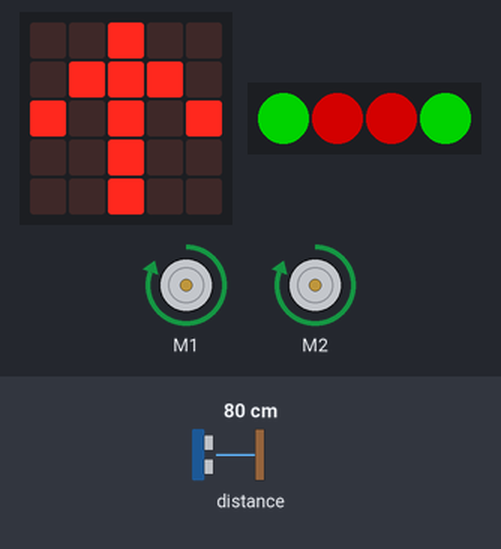
Simulated run of this program. Board: BBC micro:bit (MakeCode). Shown: the board's 5×5 LED display, 4 RGB LEDs in strip order, left to right, 2 × DC motor (green arrow = forward, orange = backward, longer = faster). The inputs (shaded band) are chosen by the test bench; at power-on: distance to the obstacle 80 cm. Dim RGB values are drawn brighter than linear.

Above: at 5.8 s.
5.9 s: distance to the obstacle set to 11 cm
7.6 s: distance to the obstacle set to 8 cm
At 8.7 s:
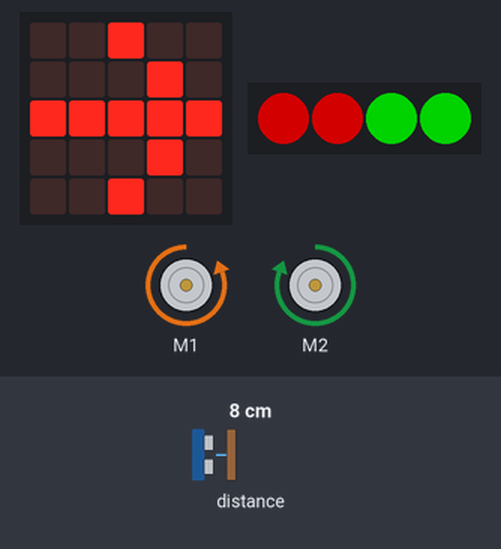
9.8 s: distance to the obstacle set to 18 cm
At 10.6 s:
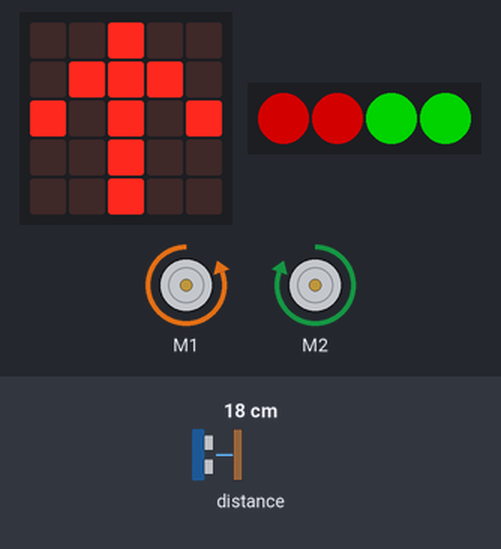
12.3 s: distance to the obstacle set to 2 cm
At 13.1 s:
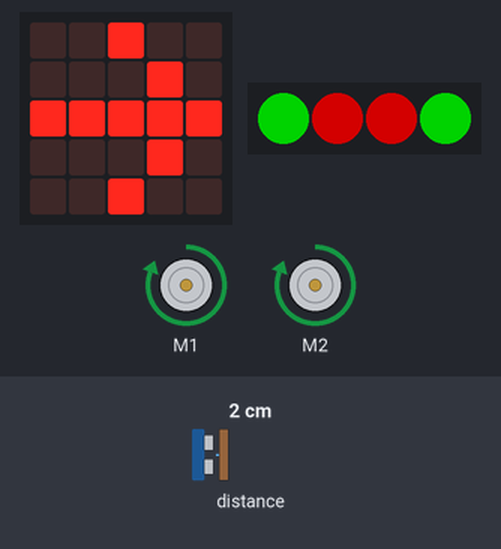
14.8 s: distance to the obstacle set to 35 cm
At 16.6 s:
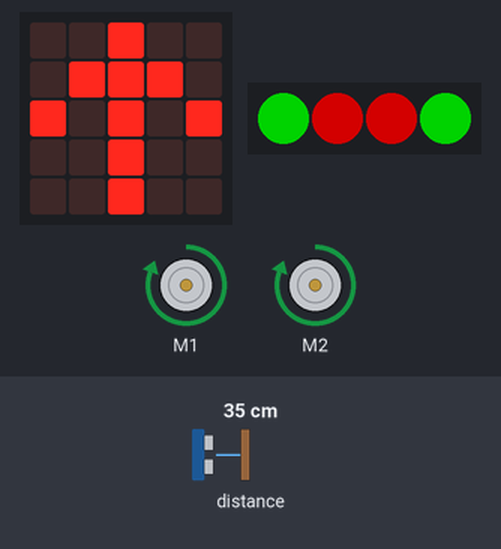
Timing chart, 0 to 18.1 s (numbered marks = the images above; inputs shaded):
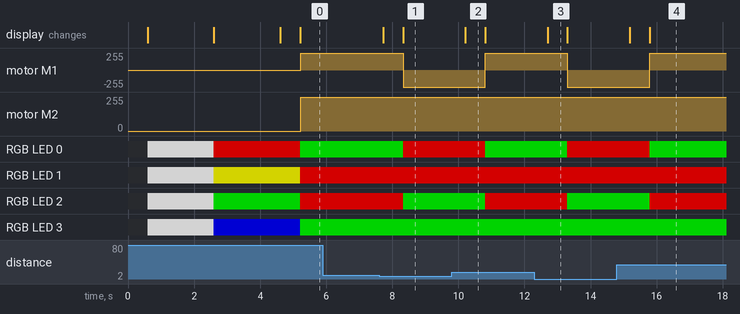

The program:

main.ts
```typescript
function ColorStrip (color1: number, color2: number, color3: number, color4: number) {
    strip.setPixelColor(0, color1)
    strip.setPixelColor(1, color2)
    strip.setPixelColor(2, color3)
    strip.setPixelColor(3, color4)
    strip.show()
}
function D () {
    DroiteLent(255)
}
function DroiteLent (vitesse: number) {
    basic.showArrow(ArrowNames.East)
    maqueen.motorStop(maqueen.Motors.M1)
    maqueen.motorRun(maqueen.Motors.M2, maqueen.Dir.CW, vitesse)
    ColorStrip(neopixel.colors(NeoPixelColors.Red), neopixel.colors(NeoPixelColors.Red), neopixel.colors(NeoPixelColors.Green), neopixel.colors(NeoPixelColors.Green))
}
function DroiteRapide (vitesse1: number, vitesse2: number) {
    basic.showArrow(ArrowNames.East)
    maqueen.motorRun(maqueen.Motors.M1, maqueen.Dir.CCW, vitesse1)
    maqueen.motorRun(maqueen.Motors.M2, maqueen.Dir.CW, vitesse2)
    ColorStrip(neopixel.colors(NeoPixelColors.Red), neopixel.colors(NeoPixelColors.Red), neopixel.colors(NeoPixelColors.Green), neopixel.colors(NeoPixelColors.Green))
}
function ArG () {

}
function AvD () {
    DroiteRapide(255, 255)
}
function Reculer (vitesse: number) {
    basic.showArrow(ArrowNames.South)
    maqueen.motorRun(maqueen.Motors.All, maqueen.Dir.CCW, vitesse)
    ColorStrip(neopixel.colors(NeoPixelColors.Red), neopixel.colors(NeoPixelColors.Green), neopixel.colors(NeoPixelColors.Green), neopixel.colors(NeoPixelColors.Red))
}
function G () {
    GaucheLent(255)
}
function GaucheRapide (vitesse1: number, vitesse2: number) {
    basic.showArrow(ArrowNames.West)
    maqueen.motorRun(maqueen.Motors.M1, maqueen.Dir.CW, vitesse1)
    maqueen.motorRun(maqueen.Motors.M2, maqueen.Dir.CCW, vitesse2)
    ColorStrip(neopixel.colors(NeoPixelColors.Green), neopixel.colors(NeoPixelColors.Green), neopixel.colors(NeoPixelColors.Red), neopixel.colors(NeoPixelColors.Red))
}
function AvG () {
    GaucheRapide(255, 255)
}
function Ar () {
    Reculer(255)
}
function Avancer (vitesse: number) {
    basic.showArrow(ArrowNames.North)
    maqueen.motorRun(maqueen.Motors.All, maqueen.Dir.CW, vitesse)
    ColorStrip(neopixel.colors(NeoPixelColors.Green), neopixel.colors(NeoPixelColors.Red), neopixel.colors(NeoPixelColors.Red), neopixel.colors(NeoPixelColors.Green))
}
function GaucheLent (vitesse: number) {
    basic.showArrow(ArrowNames.West)
    maqueen.motorStop(maqueen.Motors.M2)
    maqueen.motorRun(maqueen.Motors.M1, maqueen.Dir.CW, vitesse)
    ColorStrip(neopixel.colors(NeoPixelColors.Green), neopixel.colors(NeoPixelColors.Green), neopixel.colors(NeoPixelColors.Red), neopixel.colors(NeoPixelColors.Red))
}
function ArD () {

}
function Stop () {
    basic.showIcon(IconNames.Heart)
    ColorStrip(neopixel.colors(NeoPixelColors.Red), neopixel.colors(NeoPixelColors.Yellow), neopixel.colors(NeoPixelColors.Green), neopixel.colors(NeoPixelColors.Blue))
    maqueen.motorStop(maqueen.Motors.All)
}
function Av () {
    Avancer(255)
}
let strip: neopixel.Strip = null
basic.showIcon(IconNames.Heart)
strip = neopixel.create(DigitalPin.P15, 4, NeoPixelMode.RGB)
strip.showColor(neopixel.colors(NeoPixelColors.White))
basic.pause(2000)
ColorStrip(neopixel.colors(NeoPixelColors.Red), neopixel.colors(NeoPixelColors.Yellow), neopixel.colors(NeoPixelColors.Green), neopixel.colors(NeoPixelColors.Blue))
strip.show()
basic.pause(2000)
basic.forever(function () {
    if (maqueen.Ultrasonic(PingUnit.Centimeters) < 10) {
        AvD()
    } else {
        Av()
    }
})
```

test.ts
```typescript
// les tests vont ici ; cela ne sera pas compilé si ce paquet est utilisé en tant qu'extension.
```

Measured:
- the behaviour switches between 10 and 9 cm on distance to the obstacle (found by bisection; images 0 and 1)
- after the input at 5.9 s, every drawn part: stays the same
- after the input at 7.6 s, motor M1: forward 255/255 → backward 255/255 after 0.72 s; RGB LED 0: RGB(0, 127, 0) → RGB(127, 0, 0) after 0.73 s; RGB LED 2: RGB(127, 0, 0) → RGB(0, 127, 0) after 0.73 s; the display: first changes after 0.12 s (image 1 shows a later state)
- after the input at 9.8 s, motor M1: backward 255/255 → forward 255/255 after 1.0 s; RGB LED 0: RGB(127, 0, 0) → RGB(0, 127, 0) after 1.0 s; RGB LED 2: RGB(0, 127, 0) → RGB(127, 0, 0) after 1.0 s; the display: changes after 0.41 s (image 2)
- after the input at 12.3 s, motor M1: forward 255/255 → backward 255/255 after 1.0 s; RGB LED 0: RGB(0, 127, 0) → RGB(127, 0, 0) after 1.0 s; RGB LED 2: RGB(127, 0, 0) → RGB(0, 127, 0) after 1.0 s; the display: changes after 0.40 s (image 3)
- after the input at 14.8 s, motor M1: backward 255/255 → forward 255/255 after 0.99 s; RGB LED 0: RGB(127, 0, 0) → RGB(0, 127, 0) after 0.99 s; RGB LED 2: RGB(0, 127, 0) → RGB(127, 0, 0) after 0.99 s; the display: first changes after 0.39 s (image 4 shows a later state)
- what the display in image 2 shows lasts 0.6 s, from 10.2 s to 10.8 s
